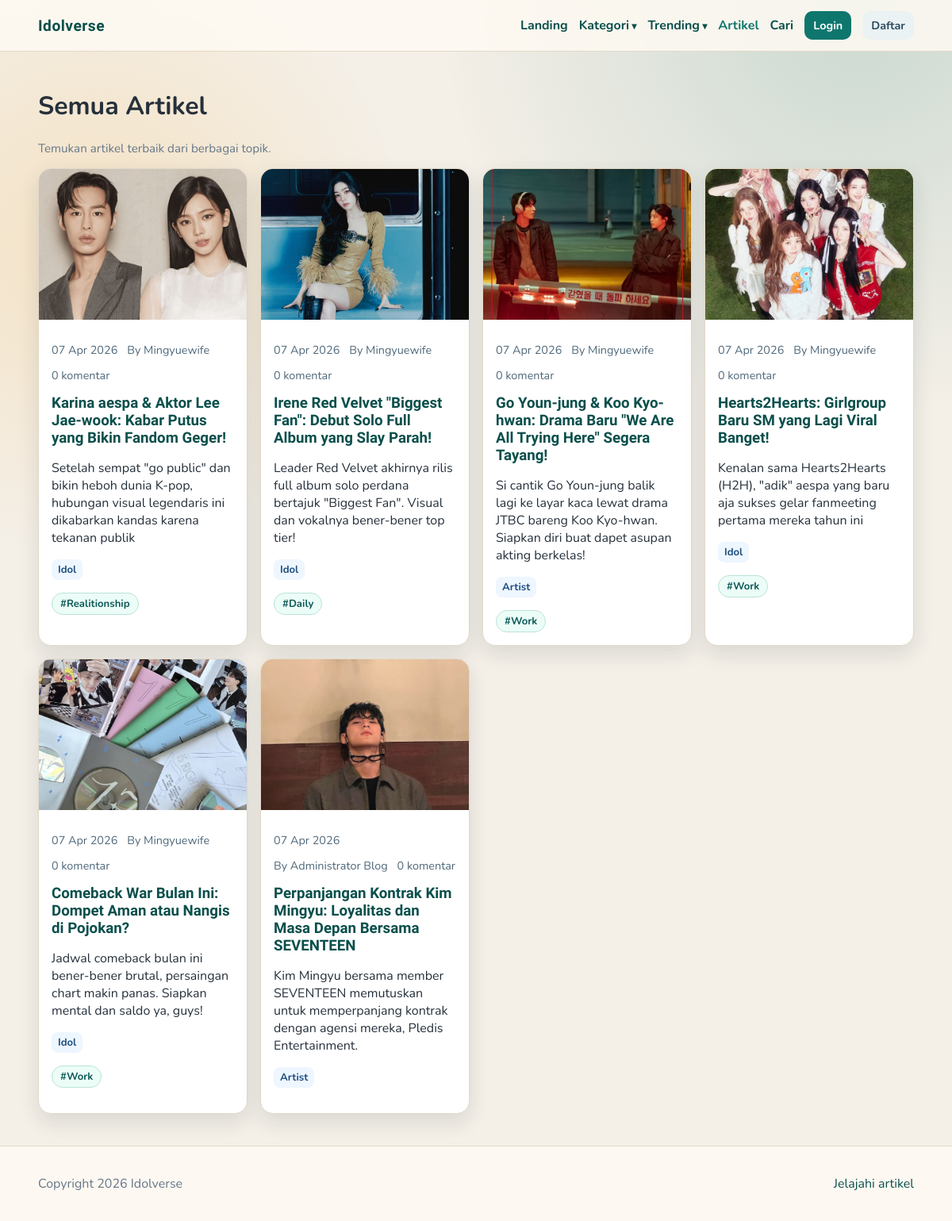
/blog/index.php, run on the app's committed database.
### tables this page shows
CREATE TABLE `posts` (
  `id` int(11) NOT NULL,
  `user_id` int(11) NOT NULL,
  `category_id` int(11) NOT NULL,
  `title` varchar(180) NOT NULL,
  `slug` varchar(200) NOT NULL,
  `excerpt` text DEFAULT NULL,
  `content` longtext NOT NULL,
  `image_url` varchar(255) DEFAULT NULL,
  `is_published` tinyint(1) DEFAULT 1,
  `created_at` timestamp NOT NULL DEFAULT current_timestamp(),
  `updated_at` timestamp NOT NULL DEFAULT current_timestamp() ON UPDATE current_timestamp()
);

CREATE TABLE `users` (
  `id` int(11) NOT NULL,
  `full_name` varchar(100) NOT NULL,
  `username` varchar(50) NOT NULL,
  `email` varchar(100) NOT NULL,
  `password` varchar(255) NOT NULL,
  `role` enum('admin','author') NOT NULL,
  `created_at` timestamp NOT NULL DEFAULT current_timestamp()
);

CREATE TABLE `categories` (
  `id` int(11) NOT NULL,
  `name` varchar(80) NOT NULL,
  `slug` varchar(100) NOT NULL,
  `created_at` timestamp NOT NULL DEFAULT current_timestamp()
);

CREATE TABLE `tags` (
  `id` int(11) NOT NULL,
  `name` varchar(80) NOT NULL,
  `slug` varchar(100) NOT NULL,
  `created_at` timestamp NOT NULL DEFAULT current_timestamp()
);

### blog/includes/auth.php (called while the page is built, shortened)
<?php
function e(string $value): string {
    return htmlspecialchars($value, ENT_QUOTES, 'UTF-8');
}
?>

### blog/includes/helpers.php (called while the page is built, shortened)
<?php
require_once __DIR__ . '/auth.php';
function postTags(PDO $pdo, int $postId): array {
    $stmt = $pdo->prepare('SELECT t.id, t.name, t.slug FROM post_tags pt JOIN tags t ON t.id = pt.tag_id WHERE pt.post_id = ? ORDER BY t.name');
    $stmt->execute([$postId]);
    return $stmt->fetchAll();
}
?>

### blog/index.php (the view, shortened to what this page needs)
<?php
require_once __DIR__ . '/includes/helpers.php';
$posts = $pdo->query("SELECT p.*, c.name AS category_name, c.slug AS category_slug, u.full_name AS author_name,
(SELECT COUNT(*) FROM comments cm WHERE cm.post_id = p.id AND cm.is_approved = 1) AS comments_count
FROM posts p
JOIN categories c ON c.id = p.category_id
JOIN users u ON u.id = p.user_id
WHERE p.is_published = 1
ORDER BY p.created_at DESC")->fetchAll();
include __DIR__ . '/includes/header.php';
?>
<div class="container">
    <h1>Semua Artikel</h1>
    <p class="muted">Temukan artikel terbaik dari berbagai topik.</p>
    <div class="card-grid">
        <?php foreach ($posts as $post): ?>
            <?php $tags = postTags($pdo, (int)$post['id']); ?>
            <article class="card">
                <img src="<?= e($post['image_url'] ?: 'https://images.unsplash.com/photo-1455390582262-044cdead277a?auto=format&fit=crop&w=1200&q=80'); ?>" alt="<?= e($post['title']); ?>">
                <div class="card-body">
                    <div class="meta">
                        <span><?= date('d M Y', strtotime($post['created_at'])); ?></span>
                        <span>By <?= e($post['author_name']); ?></span>
                        <span><?= (int)$post['comments_count']; ?> komentar</span>
                    </div>
                    <h3><a href="/blog/post.php?slug=<?= e($post['slug']); ?>"><?= e($post['title']); ?></a></h3>
                    <p><?= e($post['excerpt'] ?? ''); ?></p>
                    <p><a class="badge" href="/blog/category.php?slug=<?= e($post['category_slug']); ?>"><?= e($post['category_name']); ?></a></p>
                    <div class="tags">
                        <?php foreach ($tags as $tag): ?>
                            <a class="tag" href="/blog/tag.php?slug=<?= e($tag['slug']); ?>">#<?= e($tag['name']); ?></a>
                        <?php endforeach; ?>
                    </div>
                </div>
            </article>
        <?php endforeach; ?>
    </div>
</div>
<?php include __DIR__ . '/includes/footer.php'; ?>

### blog/includes/header.php (shortened to what this page needs)
<?php
$currentPath = $_SERVER['PHP_SELF'] ?? '';
$user = $_SESSION['user'] ?? null;
$isAdminArea = str_contains($currentPath, '/admin/');
?>
<!DOCTYPE html>
<html lang="id">
<head>
    <link rel="stylesheet" href="/blog/assets/css/style.css">
</head>
<body class="<?= $isAdminArea ? 'admin-area' : ''; ?>">
<header class="site-header">
    <div class="container nav-wrap">
        <a class="brand" href="/blog/landing.php">Idolverse <?= $isAdminArea ? '<span class="admin-badge">Admin Area</span>' : ''; ?></a>
        <nav>
            <?php if ($user && $user['role'] === 'admin' && $isAdminArea): ?>
                <a href="/blog/admin/dashboard.php" class="<?= str_contains($currentPath, '/admin/dashboard.php') ? 'active' : ''; ?>">Dashboard</a>
                <a href="/blog/admin/posts.php" class="<?= str_contains($currentPath, '/admin/posts.php') || str_contains($currentPath, '/admin/post_form.php') ? 'active' : ''; ?>">Artikel</a>
                <a href="/blog/admin/categories.php" class="<?= str_contains($currentPath, '/admin/categories.php') ? 'active' : ''; ?>">Kategori</a>
                <a href="/blog/admin/tags.php" class="<?= str_contains($currentPath, '/admin/tags.php') ? 'active' : ''; ?>">Tag</a>
                <a href="/blog/admin/comments.php" class="<?= str_contains($currentPath, '/admin/comments.php') ? 'active' : ''; ?>">Komentar</a>
                <a href="/blog/admin/users.php" class="<?= str_contains($currentPath, '/admin/users.php') ? 'active' : ''; ?>">Akun</a>
                <a href="/blog/landing.php">Lihat Landing</a>
                <a href="/blog/logout.php" class="btn btn-sm btn-ghost">Logout</a>
            <?php else: ?>
                <a href="/blog/landing.php" class="<?= str_contains($currentPath, 'landing.php') ? 'active' : ''; ?>">Landing</a>
                <div class="nav-dropdown">
                    <button type="button" class="nav-dropbtn" aria-expanded="false" aria-controls="menu-kategori">Kategori</button>
                </div>
                <div class="nav-dropdown">
                    <button type="button" class="nav-dropbtn" aria-expanded="false" aria-controls="menu-trending">Trending</button>
                </div>
                <a href="/blog/index.php" class="<?= str_contains($currentPath, 'index.php') ? 'active' : ''; ?>">Artikel</a>
                <a href="/blog/search.php">Cari</a>
                <?php if (!$user): ?>
                    <a href="/blog/login.php" class="btn btn-sm">Login</a>
                    <a href="/blog/register.php" class="btn btn-sm btn-ghost">Daftar</a>
                <?php endif; ?>
            <?php endif; ?>
        </nav>
    </div>
</header>
<main class="page">

### blog/includes/footer.php (shortened to what this page needs)
</main>
<footer class="site-footer">
    <div class="container footer-wrap">
        <p>Copyright <?= date('Y'); ?> Idolverse</p>
        <p><a href="/blog/index.php">Jelajahi artikel</a></p>
    </div>
</footer>
</body>
</html>

### blog/assets/css/style.css (style rules this page uses)
:root { --bg: #f4efe7; --surface: #fffaf3; --card: #ffffff; --text: #25303b; --muted: #667788; --brand: #0f766e; --brand-dark: #0a4f4b; --accent: #f59e0b; --danger: #b42318; --line: #e4d9c8; --shadow: 0 10px 26px rgba(27, 46, 62, 0.12); }
* { box-sizing: border-box; }
body { margin: 0; font-family: 'Nunito', sans-serif; color: var(--text); background: radial-gradient(circle at 10% 20%, rgba(245, 158, 11, 0.16), transparent 24%), radial-gradient(circle at 90% 0%, rgba(15, 118, 110, 0.18), transparent 28%), var(--bg); }
a { color: var(--brand-dark); text-decoration: none; }
.container { width: min(1120px, 92vw); margin: 0 auto; }
.page { min-height: calc(100vh - 140px); padding: 26px 0 40px; }
.site-header { position: sticky; top: 0; z-index: 20; backdrop-filter: blur(8px); background: rgba(255, 250, 243, 0.82); border-bottom: 1px solid var(--line); }
.nav-wrap { display: flex; justify-content: space-between; align-items: center; padding: 14px 0; }
.brand { font-family: 'Sora', sans-serif; font-weight: 800; font-size: 1.2rem; letter-spacing: .5px; color: var(--brand-dark); }
nav { display: flex; align-items: center; gap: 14px; }
nav a { font-weight: 700; }
nav a.active { color: var(--brand); }
.nav-dropdown { position: relative; }
.nav-dropbtn { border: none; background: transparent; color: var(--brand-dark); font-family: inherit; font-size: 1rem; font-weight: 700; cursor: pointer; padding: 0; }
.nav-dropbtn::after { content: " \25BE"; font-size: .75rem; }
.site-footer { border-top: 1px solid var(--line); background: rgba(255, 250, 243, 0.9); }
.footer-wrap { display: flex; justify-content: space-between; gap: 12px; padding: 20px 0; color: var(--muted); flex-wrap: wrap; }
.card-grid { display: grid; grid-template-columns: repeat(auto-fit, minmax(260px, 1fr)); gap: 16px; }
.card { background: var(--card); border: 1px solid var(--line); border-radius: 16px; box-shadow: var(--shadow); overflow: hidden; }
.card img { width: 100%; height: 190px; object-fit: cover; }
.card-body { padding: 16px; }
.card h3 { margin: 4px 0 8px; font-family: 'Sora', sans-serif; }
.muted { color: var(--muted); font-size: 0.95rem; }
.tags { display: flex; gap: 8px; flex-wrap: wrap; margin-top: 10px; }
.tag { padding: 4px 10px; border-radius: 999px; background: #ecfdf8; border: 1px solid #bae2d8; color: #0d5a57; font-size: .82rem; font-weight: 700; }
.btn { display: inline-flex; align-items: center; justify-content: center; border: none; border-radius: 10px; padding: 10px 14px; background: var(--brand); color: #fff; font-weight: 700; cursor: pointer; transition: .2s ease; }
.btn-ghost { background: #ebf2f4; color: #2d4d61; }
.btn-sm { padding: 8px 11px; font-size: .9rem; }
.badge { display: inline-block; background: #eef6ff; color: #1d4f80; border-radius: 8px; padding: 4px 8px; font-size: .82rem; font-weight: 700; }
.meta { display: flex; flex-wrap: wrap; gap: 12px; font-size: .9rem; color: #50697b; margin: 6px 0 14px; }

### data on the page
posts: image_url (picture), created_at "07 Apr 2026", user.full_name "Mingyuewife", comments_count "0", title "Karina aespa & Aktor Lee Jae-wook: Kabar Putus yang Bikin Fandom Geger!", excerpt "Setelah sempat \"go public\" dan bikin heboh dunia K-pop, hubungan visual legendaris ini dikabarkan kandas karena tekanan publik", category.name "Idol"
tags: name "Realitionship"
posts: image_url (picture), created_at "07 Apr 2026", user.full_name "Mingyuewife", comments_count "0", title "Irene Red Velvet \"Biggest Fan\": Debut Solo Full Album yang Slay Parah!", excerpt "Leader Red Velvet akhirnya rilis full album solo perdana bertajuk \"Biggest Fan\". Visual dan vokalnya bener-bener top tier!", category.name "Idol"
tags: name "Daily"
posts: image_url (picture), created_at "07 Apr 2026", user.full_name "Mingyuewife", comments_count "0", title "Go Youn-jung & Koo Kyo-hwan: Drama Baru \"We Are All Trying Here\" Segera Tayang!", excerpt "Si cantik Go Youn-jung balik lagi ke layar kaca lewat drama JTBC bareng Koo Kyo-hwan. Siapkan diri buat dapet asupan akting berkelas!", category.name "Artist"
tags: name "Work"
posts: image_url (picture), created_at "07 Apr 2026", user.full_name "Mingyuewife", comments_count "0", title "Hearts2Hearts: Girlgroup Baru SM yang Lagi Viral Banget!", excerpt "Kenalan sama Hearts2Hearts (H2H), \"adik\" aespa yang baru aja sukses gelar fanmeeting pertama mereka tahun ini", category.name "Idol"
posts: image_url (picture), created_at "07 Apr 2026", user.full_name "Mingyuewife", comments_count "0", title "Comeback War Bulan Ini: Dompet Aman atau Nangis di Pojokan?", excerpt "Jadwal comeback bulan ini bener-bener brutal, persaingan chart makin panas. Siapkan mental dan saldo ya, guys!", category.name "Idol"
posts: image_url (picture), created_at "07 Apr 2026", user.full_name "Administrator Blog", comments_count "0", title "Perpanjangan Kontrak Kim Mingyu: Loyalitas dan Masa Depan Bersama SEVENTEEN", excerpt "Kim Mingyu bersama member SEVENTEEN memutuskan untuk memperpanjang kontrak dengan agensi mereka, Pledis Entertainment.", category.name "Artist"
